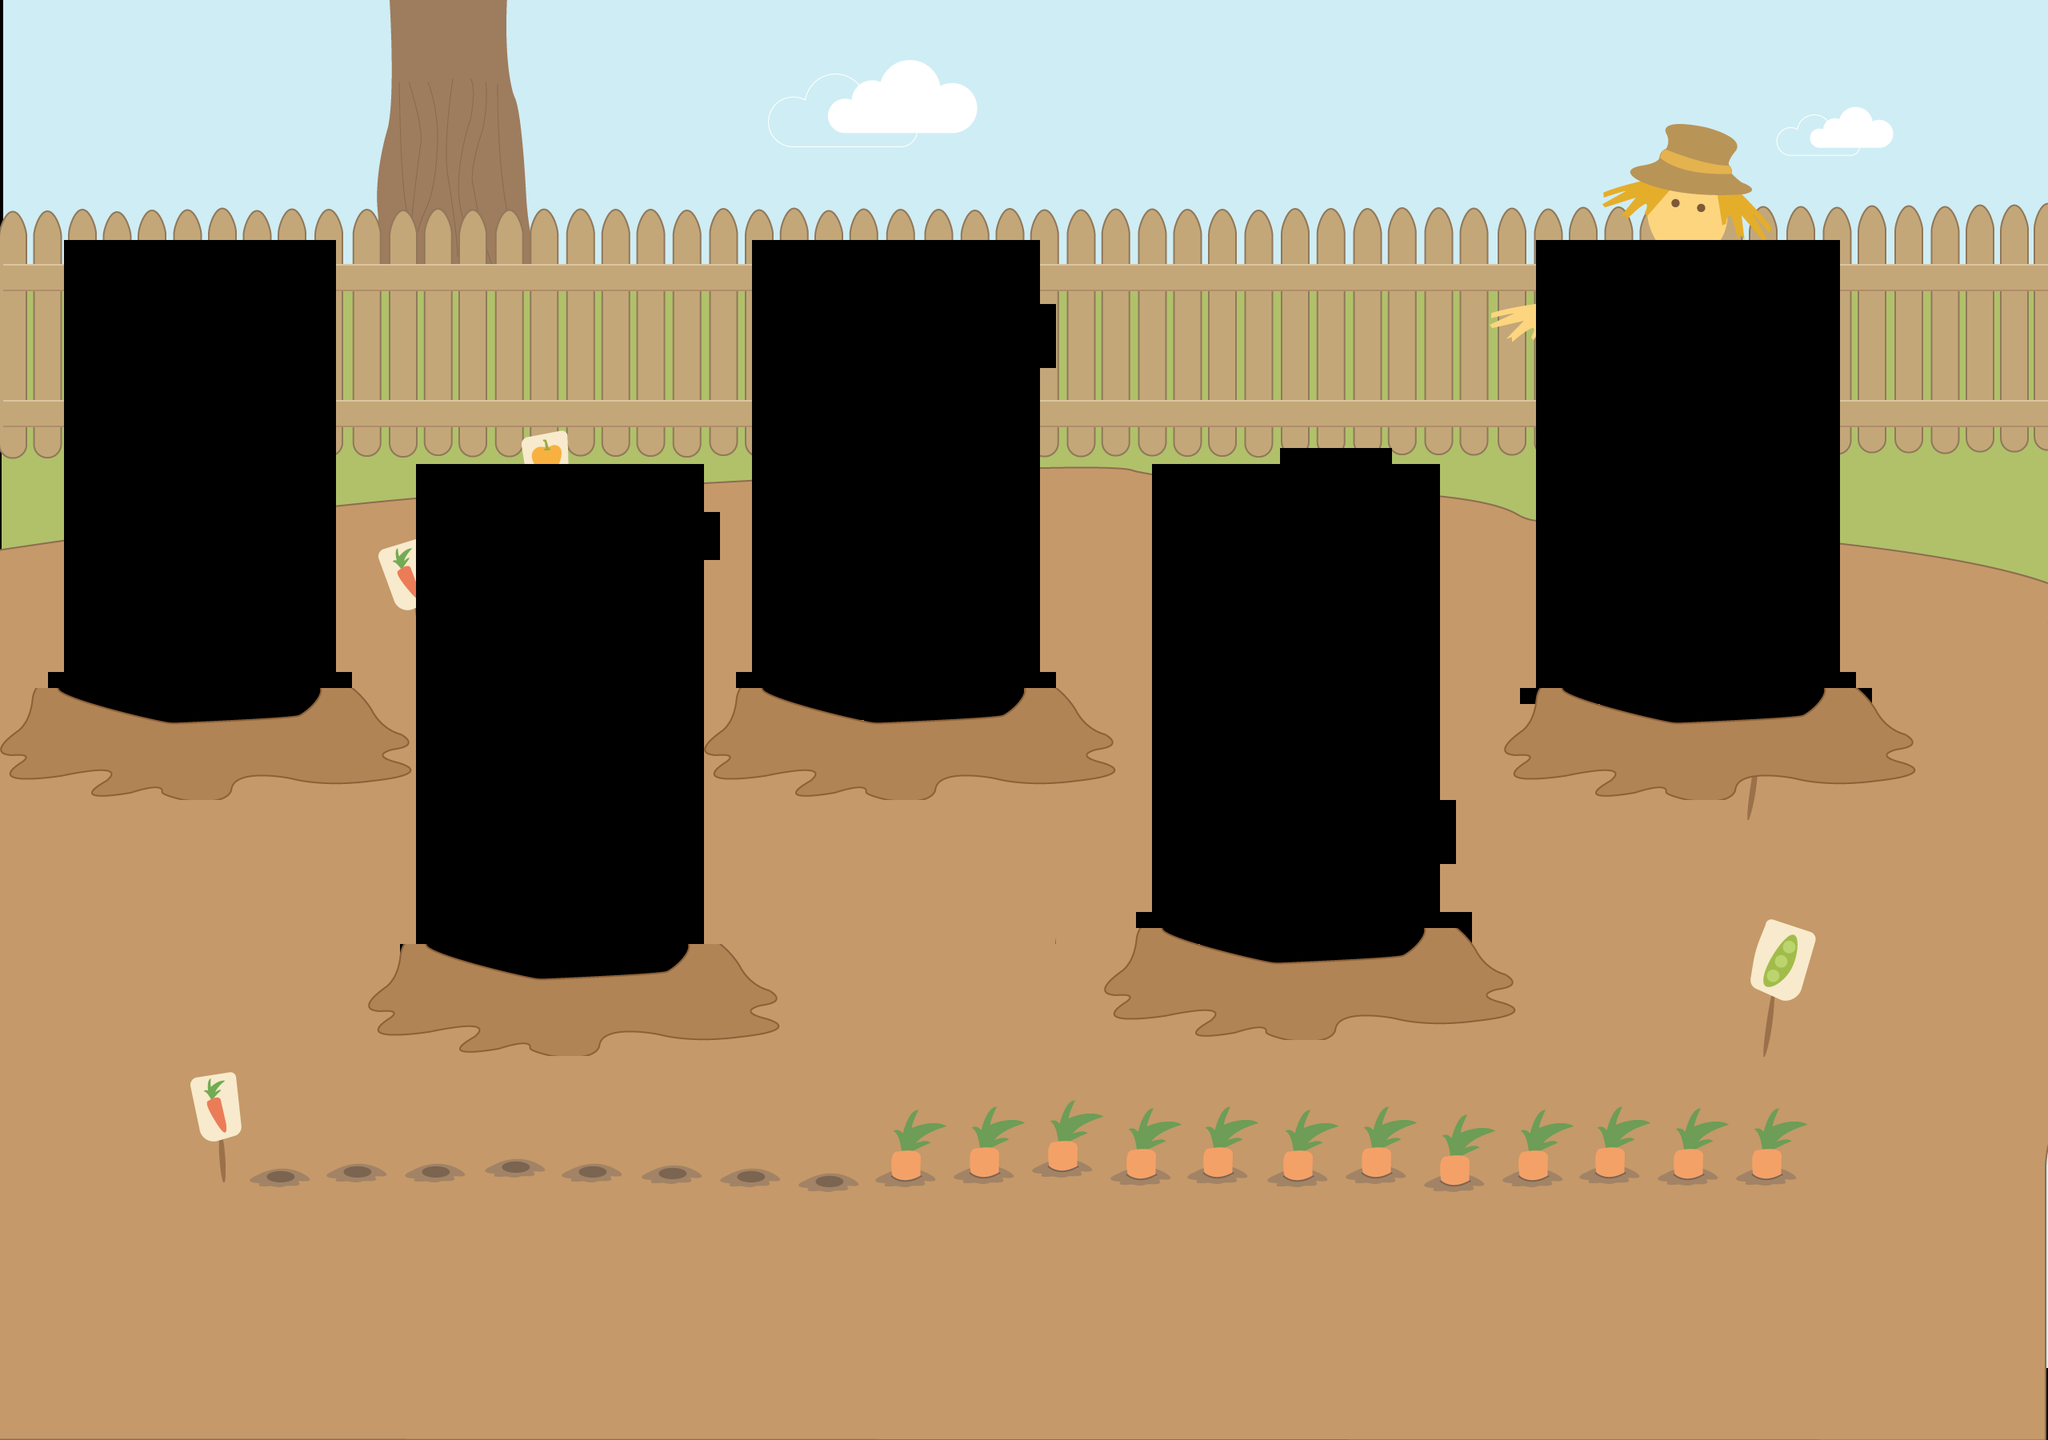

The image is a tile-based game level rendered from a .tmx file. Its description and source (layers, tilesets, objects; grid data summarised) follow:
An orthogonal 128x90 tile map with 20x20 px tiles, 2 tile layers (Tile Layer 1, Tile Layer 3), 1 hidden layer not drawn.

<map version="1.0" orientation="orthogonal" renderorder="right-up" width="128" height="90" tilewidth="20" tileheight="20" nextobjectid="1">
 <tileset firstgid="1" name="play1" tilewidth="20" tileheight="20" tilecount="19998" columns="202">
  <image source="play1.png" width="4047" height="1986" />
 </tileset>
 <layer name="Tile Layer 1" width="128" height="90">
  <data>[11520 cells, 8696 non-empty, 8696 distinct tile ids]</data>
 </layer>
 <layer name="Tile Layer 2" width="128" height="90" visible="0">
  <data>[11520 cells, 380 non-empty, 76 distinct tile ids]</data>
 </layer>
 <layer name="Tile Layer 3" width="128" height="90">
  <data>[11520 cells, 908 non-empty, 180 distinct tile ids]</data>
 </layer>
</map>